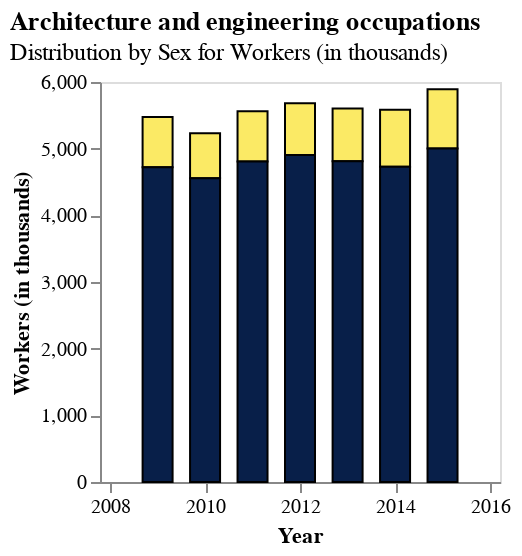

The code cell stored with this chart in its notebook:
### Code cell
TimeSeriesBar(bls_melted, 'Architecture and engineering occupations', "Workers (in thousands)")

### Figure 1 — Vega-Lite specification as saved in the notebook (floating-point values rounded to 4 significant figures)
{"config": {"view": {"continuousWidth": 300, "continuousHeight": 300}}, "data": {"name": "data-a00b5c75f8d363c0e003147c8284dd15"}, "mark": {"type": "bar", "size": 15, "stroke": "black", "strokeWidth": 1}, "encoding": {"color": {"field": "SEX", "legend": null, "scale": {"range": ["#FBEA65", "#081F49"]}, "type": "nominal"}, "x": {"axis": {"grid": false, "title": "Year"}, "field": "year", "scale": {"domain": ["2008-01-01T00:00:00", "2016-01-01T00:00:00"]}, "type": "temporal"}, "y": {"axis": {"grid": false, "title": "Workers (in thousands)"}, "field": "count", "stack": true, "type": "quantitative"}}, "height": 200, "title": {"text": "Architecture and engineering occupations", "subtitle": "Distribution by Sex for Workers (in thousands)", "anchor": "start"}, "width": 200, "$schema": "https://vega.github.io/schema/vega-lite/v5.16.3.json", "datasets": {"data-a00b5c75f8d363c0e003147c8284dd15": [{"year": "2009-01-01T00:00:00", "OCCUPATION": "Architecture and engineering occupations", "SEX": "Females", "count": 753.0}, {"year": "2010-01-01T00:00:00", "OCCUPATION": "Architecture and engineering occupations", "SEX": "Females", "count": 673.0}, {"year": "2011-01-01T00:00:00", "OCCUPATION": "Architecture and engineering occupations", "SEX": "Females", "count": 755.0}, {"year": "2012-01-01T00:00:00", "OCCUPATION": "Architecture and engineering occupations", "SEX": "Females", "count": 777.0}, {"year": "2013-01-01T00:00:00", "OCCUPATION": "Architecture and engineering occupations", "SEX": "Females", "count": 789.0}, {"year": "2014-01-01T00:00:00", "OCCUPATION": "Architecture and engineering occupations", "SEX": "Females", "count": 858.0}, {"year": "2015-01-01T00:00:00", "OCCUPATION": "Architecture and engineering occupations", "SEX": "Females", "count": 890.0}, {"year": "2009-01-01T00:00:00", "OCCUPATION": "Architecture and engineering occupations", "SEX": "Males", "count": 4722.0}, {"year": "2010-01-01T00:00:00", "OCCUPATION": "Architecture and engineering occupations", "SEX": "Males", "count": 4557.0}, {"year": "2011-01-01T00:00:00", "OCCUPATION": "Architecture and engineering occupations", "SEX": "Males", "count": 4807.0}, {"year": "2012-01-01T00:00:00", "OCCUPATION": "Architecture and engineering occupations", "SEX": "Males", "count": 4906.0}, {"year": "2013-01-01T00:00:00", "OCCUPATION": "Architecture and engineering occupations", "SEX": "Males", "count": 4812.0}, {"year": "2014-01-01T00:00:00", "OCCUPATION": "Architecture and engineering occupations", "SEX": "Males", "count": 4727.0}, {"year": "2015-01-01T00:00:00", "OCCUPATION": "Architecture and engineering occupations", "SEX": "Males", "count": 5003.0}]}}
